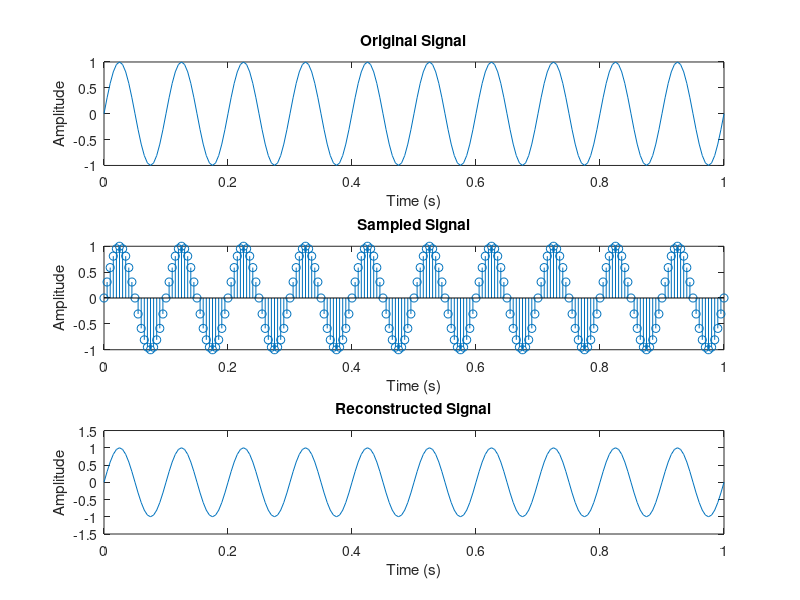

Write the MATLAB code that produced this figure.
% Define the parameters of the signal
f = 10;             % Frequency of the sinusoid (in Hz)
fs = 200;           % Sampling rate (in Hz)
t = 0:1/fs :1;       % Time vector

% Generate the sinusoidal signal
x = sin(2*pi*f*t);

% Plot the original signal
%figure(1)
subplot(311);
plot(t,x);
xlabel('Time (s)');
ylabel('Amplitude');
title('Original Signal');

% Sample the signal
Ts = 1/fs;           % Sampling interval (in seconds)
n = 0:Ts:1;          % Sampling instants
xn = sin(2*pi*f*n);  % Sampled signal

% Plot the sampled signal
%figure(2)
subplot(312);
stem(n,xn);
xlabel('Time (s)');
ylabel('Amplitude');
title('Sampled Signal');

% Reconstruct the analog signal using ideal reconstruction
xr = zeros(size(t));  % Initialize the reconstructed signal
for i = 1:length(n)
    xr = xr + xn(i)*sinc((t-(i-1)*Ts)/Ts);
end

% Plot the reconstructed signal
%figure(3)
subplot(313);
plot(t,xr);
xlabel('Time (s)');
ylabel('Amplitude');
title('Reconstructed Signal');


